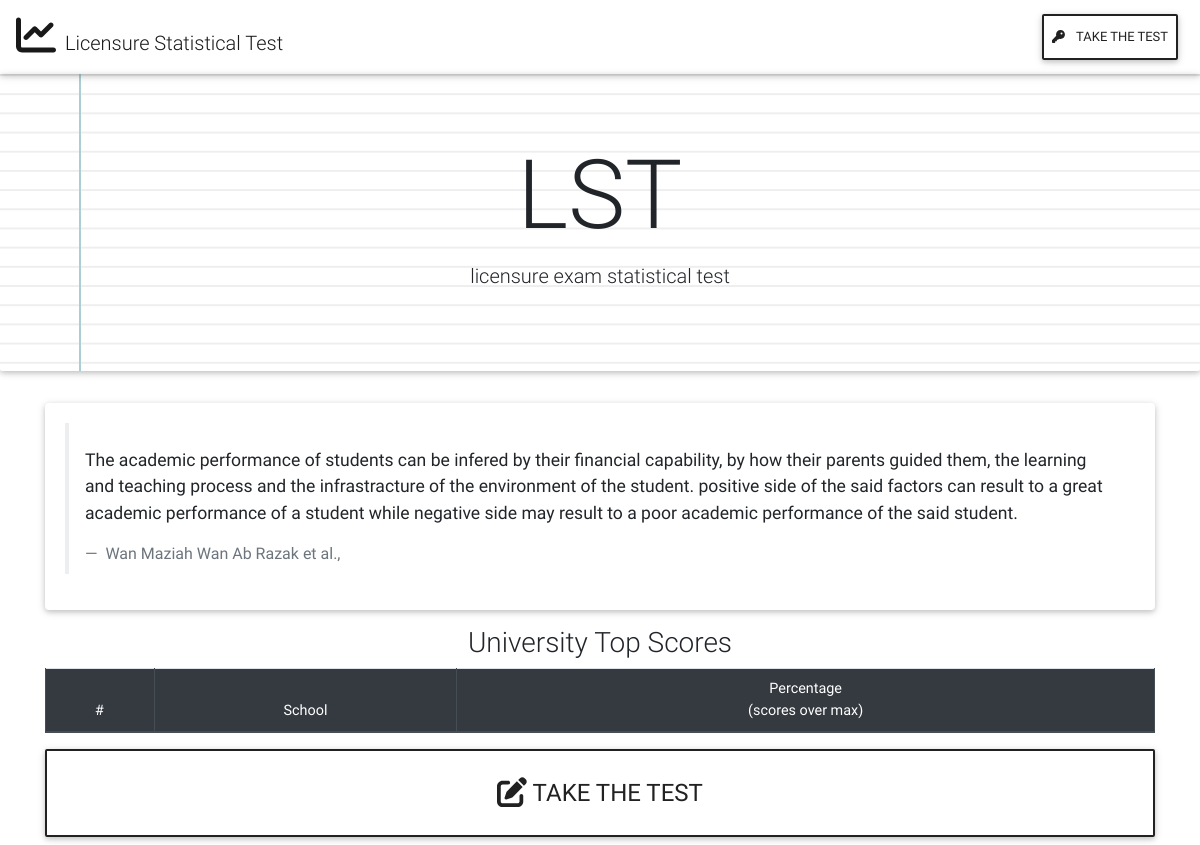
/, run on an earlier commit of the app's database.
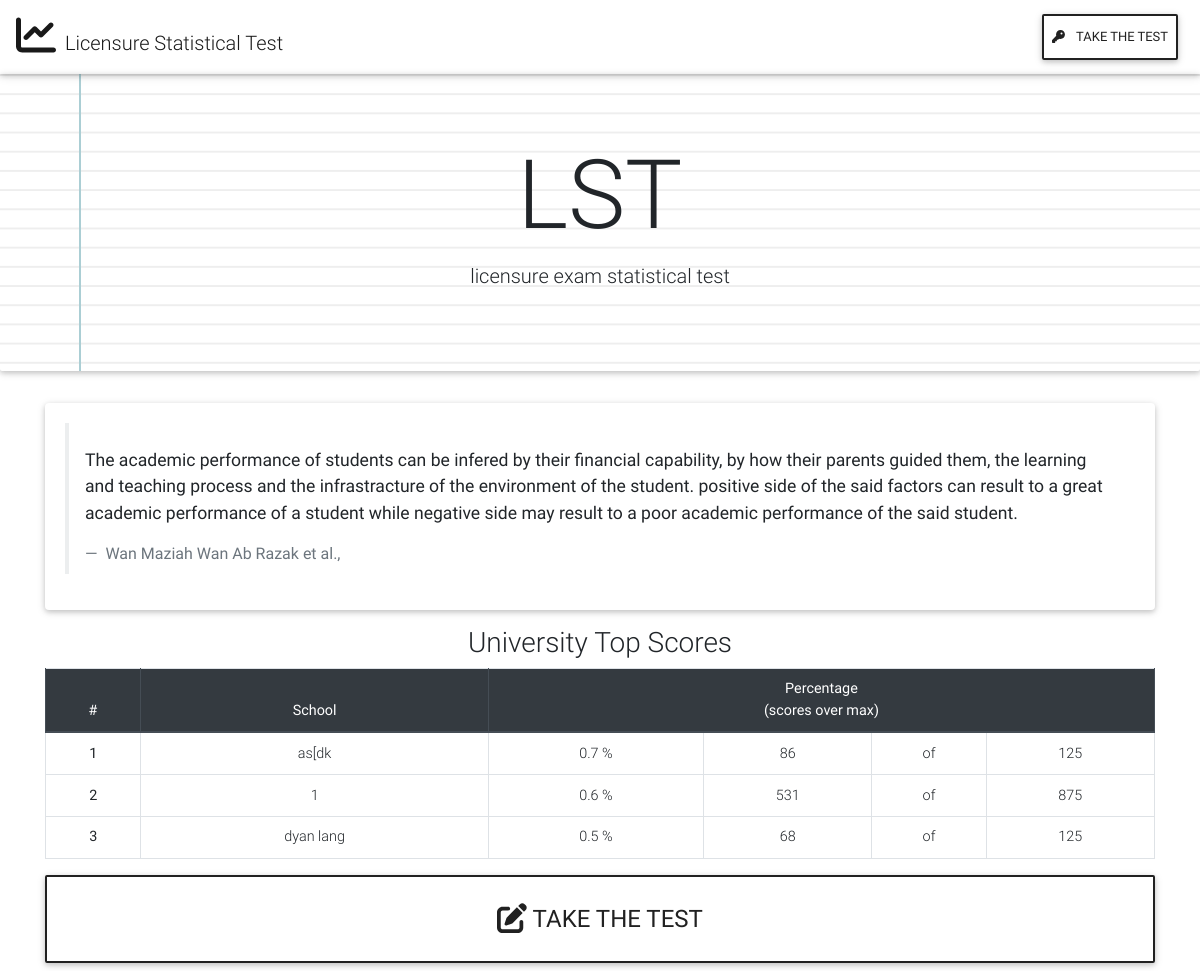
And on a later commit of the database.
### index/models.py (models this page shows, shortened)
class Statistic(models.Model) :
	name  = models.CharField(max_length = 100)
	course = models.CharField(max_length = 100)
	university = models.CharField(max_length = 100)
	f1 = models.IntegerField(verbose_name = 'Personal Factor 1')
	f2 = models.IntegerField(verbose_name = 'Personal Factor 2')
	f3 = models.IntegerField(verbose_name = 'Personal Factor 3')
	f4 = models.IntegerField(verbose_name = 'Personal Factor 4')
	f5 = models.IntegerField(verbose_name = 'Personal Factor 5')
	f6 = models.IntegerField(verbose_name = 'Family Factor 1')
	f7 = models.IntegerField(verbose_name = 'Family Factor 2')
	f8 = models.IntegerField(verbose_name = 'Family Factor 3')
	f9 = models.IntegerField(verbose_name = 'Family Factor 4')
	f10 = models.IntegerField(verbose_name = 'Family Factor 5')
	f11 = models.IntegerField(verbose_name = 'Peer Factor 1')
	f12 = models.IntegerField(verbose_name = 'Peer Factor 2')
	f13 = models.IntegerField(verbose_name = 'Peer Factor 3')
	f14 = models.IntegerField(verbose_name = 'Peer Factor 4')
	f15 = models.IntegerField(verbose_name = 'Peer Factor 5')
	f16 = models.IntegerField(verbose_name = 'School Factor 1')
	f17 = models.IntegerField(verbose_name = 'School Factor 2')
	f18 = models.IntegerField(verbose_name = 'School Factor 3')
	f19 = models.IntegerField(verbose_name = 'School Factor 4')
	f20 = models.IntegerField(verbose_name = 'School Factor 5')
	f21 = models.IntegerField(verbose_name = 'Miscellenaous Factor 1')
	f22 = models.IntegerField(verbose_name = 'Miscellenaous Factor 2')
	f23 = models.IntegerField(verbose_name = 'Miscellenaous Factor 3')
	f24 = models.IntegerField(verbose_name = 'Miscellenaous Factor 4')
	f25 = models.IntegerField(verbose_name = 'Miscellenaous Factor 5')
	total = models.IntegerField(default = 0 , null=True, verbose_name = 'Total')
	over = models.DecimalField(decimal_places=2, max_digits=12, default=0, null=True, verbose_name='Average')
	o1 = models.IntegerField(default=0, null=True, verbose_name='Overall 1')
	o2 = models.IntegerField(default=0, null=True, verbose_name='Overall 2')
	o3 = models.IntegerField(default=0, null=True, verbose_name='Overall 3')
	o4 = models.IntegerField(default=0, null=True, verbose_name='Overall 4')
	o5 = models.IntegerField(default=0, null=True, verbose_name='Overall 5')
	state  = models.CharField(max_length=100)
	def getUniversity(self):
		return self.university
	def getTotal(self):
		return self.total
	@staticmethod
	def Max():
		return 125

### index/views.py (the view)
# urls.py: path('', views.index, name = 'index'),
def index(request):
	d = dict()
	for obj in models.Statistic.objects.all() :
		if obj.getUniversity() in d :
			d[obj.getUniversity()][0] += obj.getTotal()
			d[obj.getUniversity()][1] += models.Statistic.Max()
		else :
			d.update({obj.getUniversity() : [obj.getTotal(), models.Statistic.Max() ] })
	sorted_d = sorted(d.items(), key=lambda d: d[1][0] / d[1][1])
	sorted_d = sorted_d[::-1]
	l = []
	for i,x in enumerate(sorted_d) :
		l.append( It(i+1,x) )
	context = { 'objects' : l }
	return render(request, 'index/p-ind.html', context)

### index/templates/index/p-ind.html (shortened to what this page needs)
{% extends "base.html" %}
{% block content %}
	<div class="jumbotron jumbotron-fluid text-center paper-gradient">
		<h1 class="display-1"> LST </h1>
		<p class="lead">licensure exam statistical test </p>
	</div>
	<div class="container">
		<div class="card card-body mb-3">
			<blockquote class="blockquote">
				<p class="mb-0">The academic performance of students can be infered by  their financial capability, by how their parents guided them, the learning and teaching process and the infrastracture of the environment of the student. positive side of the said factors can result to a great academic performance of a student while negative side may result to a poor academic performance of the said student. </p>
				<footer class="blockquote-footer">
Wan Maziah Wan Ab Razak et al.,
				</footer>
			</blockquote>
		</div>
		<h3 class="text-center"> University Top Scores </h3>
		<table class="table table-responsive-lg table-sm table-hover table-bordered text-center">
		<thead class="thead-dark">
			<tr>
				<th scope="col">#</th>
				<th scope="col">School</th>
				<th scope="col" colspan="4">Percentage<br />(scores over max)</th>
			</tr>
		</thead>
        	{% if objects %}
        		{% for obj in objects %}
        		<tr>
                    	<th scope="row">{{ obj.id }}</th>
                   	<td>{{ obj.label }}</td>
			<td>{{obj.val|floatformat}} % </td>
                    	<td>{{ obj.orig }}</td>
                    	<td>of</td>
                    	<td>{{ obj.max }}</td>
                	</tr>
        		{% endfor %}
        	{% endif %}
		</table>
	<a class="btn btn-lg btn-block btn-outline-dark my-2 p-4" href= "{% url 'index:ind-add' %}" style="font-size: 1.5em;">
		<i class="fa fa-edit fa-lg"></i>
		TAKE THE TEST
	</a>
	</div>
{% endblock content %}

What changed in the data, as far as the page shows it:
added Statistic: label "as[dk"
added Statistic: label "dyan lang"
Also different on the page:
new list line: "1 0.7 % 86 of 125"
new list line: "2 1 0.6 % 531 of 875"
new list line: "3 0.5 % 68 of 125"
